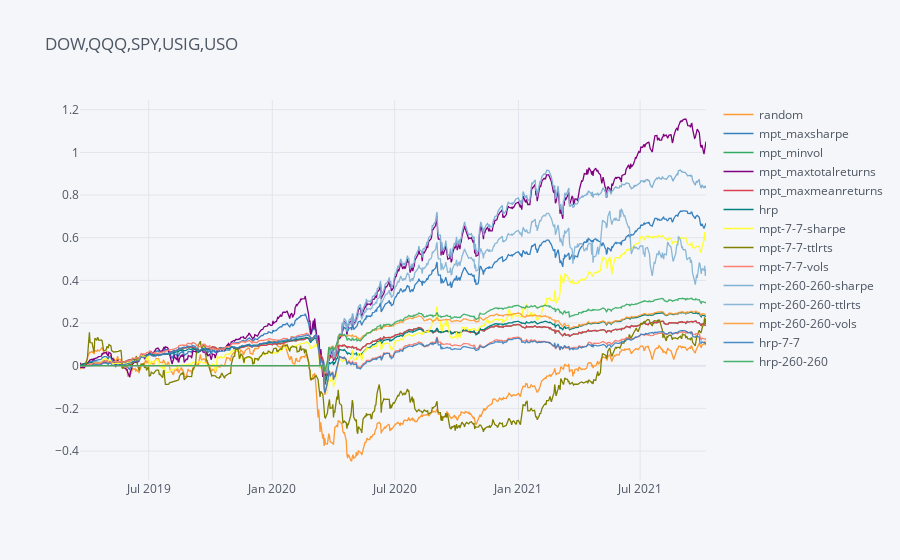

The notebook cell saved with this chart:
### Code cell
# plot performance from weights dic 
cum_rts = { }
for i in weights.keys(): 
    cum_rts [i] = ps.Portfolio(daily_rts, weights[i], 0.02).portfolio_cum_returns().resample('B').last()
    cum_rts[i].columns = [i]

cum_rtsdf = pd.concat(cum_rts, axis = 1).dropna()
cum_rtsdf.columns =  list(cum_rts.keys()) 
cum_rtsdf.iplot(title = ','.join(daily_rts.columns))

### Figure 1 — Plotly figure (JSON) as saved in the notebook; plotly's stock layout.template omitted (floating-point values rounded to 4 significant figures; data arrays with more than 128 entries replaced by an {"elided": "..."} marker saying what was removed)
{"data": [{"line": {"color": "rgba(255, 153, 51, 1.0)", "dash": "solid", "shape": "linear", "width": 1.3}, "mode": "lines", "name": "random", "text": "", "type": "scatter", "x": {"elided": "666 str values"}, "y": {"elided": "666 float values"}}, {"line": {"color": "rgba(55, 128, 191, 1.0)", "dash": "solid", "shape": "linear", "width": 1.3}, "mode": "lines", "name": "mpt_maxsharpe", "text": "", "type": "scatter", "x": {"elided": "666 str values"}, "y": {"elided": "666 float values"}}, {"line": {"color": "rgba(50, 171, 96, 1.0)", "dash": "solid", "shape": "linear", "width": 1.3}, "mode": "lines", "name": "mpt_minvol", "text": "", "type": "scatter", "x": {"elided": "666 str values"}, "y": {"elided": "666 float values"}}, {"line": {"color": "rgba(128, 0, 128, 1.0)", "dash": "solid", "shape": "linear", "width": 1.3}, "mode": "lines", "name": "mpt_maxtotalreturns", "text": "", "type": "scatter", "x": {"elided": "666 str values"}, "y": {"elided": "666 float values"}}, {"line": {"color": "rgba(219, 64, 82, 1.0)", "dash": "solid", "shape": "linear", "width": 1.3}, "mode": "lines", "name": "mpt_maxmeanreturns", "text": "", "type": "scatter", "x": {"elided": "666 str values"}, "y": {"elided": "666 float values"}}, {"line": {"color": "rgba(0, 128, 128, 1.0)", "dash": "solid", "shape": "linear", "width": 1.3}, "mode": "lines", "name": "hrp", "text": "", "type": "scatter", "x": {"elided": "666 str values"}, "y": {"elided": "666 float values"}}, {"line": {"color": "rgba(255, 255, 51, 1.0)", "dash": "solid", "shape": "linear", "width": 1.3}, "mode": "lines", "name": "mpt-7-7-sharpe", "text": "", "type": "scatter", "x": {"elided": "666 str values"}, "y": {"elided": "666 float values"}}, {"line": {"color": "rgba(128, 128, 0, 1.0)", "dash": "solid", "shape": "linear", "width": 1.3}, "mode": "lines", "name": "mpt-7-7-ttlrts", "text": "", "type": "scatter", "x": {"elided": "666 str values"}, "y": {"elided": "666 float values"}}, {"line": {"color": "rgba(251, 128, 114, 1.0)", "dash": "solid", "shape": "linear", "width": 1.3}, "mode": "lines", "name": "mpt-7-7-vols", "text": "", "type": "scatter", "x": {"elided": "666 str values"}, "y": {"elided": "666 float values"}}, {"line": {"color": "rgba(128, 177, 211, 1.0)", "dash": "solid", "shape": "linear", "width": 1.3}, "mode": "lines", "name": "mpt-260-260-sharpe", "text": "", "type": "scatter", "x": {"elided": "666 str values"}, "y": {"elided": "666 float values"}}, {"line": {"color": "rgba(128, 177, 211, 0.8999999999999999)", "dash": "solid", "shape": "linear", "width": 1.3}, "mode": "lines", "name": "mpt-260-260-ttlrts", "text": "", "type": "scatter", "x": {"elided": "666 str values"}, "y": {"elided": "666 float values"}}, {"line": {"color": "rgba(255, 153, 51, 0.8999999999999999)", "dash": "solid", "shape": "linear", "width": 1.3}, "mode": "lines", "name": "mpt-260-260-vols", "text": "", "type": "scatter", "x": {"elided": "666 str values"}, "y": {"elided": "666 float values"}}, {"line": {"color": "rgba(55, 128, 191, 0.8999999999999999)", "dash": "solid", "shape": "linear", "width": 1.3}, "mode": "lines", "name": "hrp-7-7", "text": "", "type": "scatter", "x": {"elided": "666 str values"}, "y": {"elided": "666 float values"}}, {"line": {"color": "rgba(50, 171, 96, 0.8999999999999999)", "dash": "solid", "shape": "linear", "width": 1.3}, "mode": "lines", "name": "hrp-260-260", "text": "", "type": "scatter", "x": {"elided": "666 str values"}, "y": {"elided": "666 float values"}}], "layout": {"legend": {"bgcolor": "#F5F6F9", "font": {"color": "#4D5663"}}, "paper_bgcolor": "#F5F6F9", "plot_bgcolor": "#F5F6F9", "title": {"font": {"color": "#4D5663"}, "text": "DOW,QQQ,SPY,USIG,USO"}, "xaxis": {"gridcolor": "#E1E5ED", "showgrid": true, "tickfont": {"color": "#4D5663"}, "title": {"font": {"color": "#4D5663"}, "text": ""}, "zerolinecolor": "#E1E5ED"}, "yaxis": {"gridcolor": "#E1E5ED", "showgrid": true, "tickfont": {"color": "#4D5663"}, "title": {"font": {"color": "#4D5663"}, "text": ""}, "zerolinecolor": "#E1E5ED"}}}
